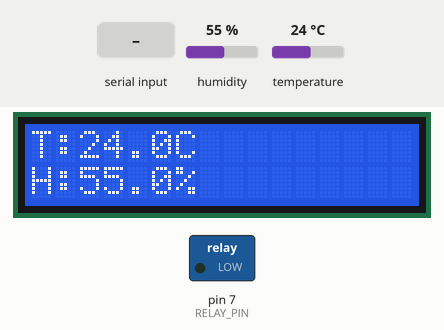
Recording of a sketch running on a simulated Arduino Mega 2560, built with avr-gcc and run on an emulated ATmega2560. Parts: 16×2 character LCD, switched loads named in the sketch (green lamp = pin HIGH). The inputs (shaded band) are chosen by the test bench; at power-on: humidity 55 %, temperature 24 °C. What the sketch prints to the serial monitor is not drawn.

Above: at 1.2 s.
1.3 s: "RELAY_ON\n" received over the second serial link
At 2.8 s:
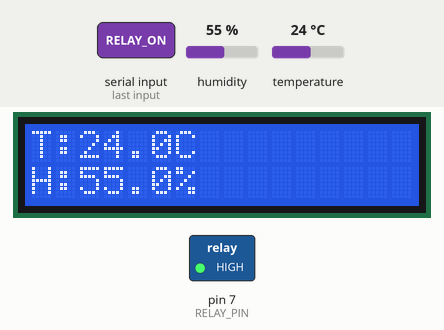
3.6 s: humidity set to 22 %
At 5.3 s:
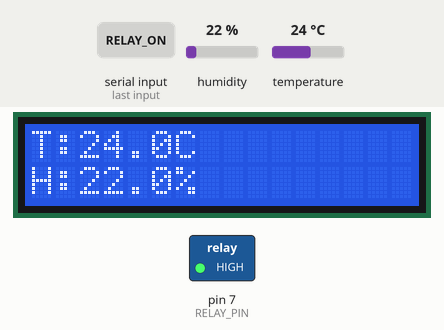
5.6 s: temperature set to 12 °C
At 6.7 s:
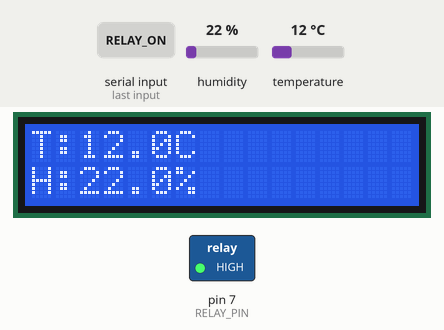
7.6 s: "RELAY_OFF\n" received over the second serial link
At 9.4 s:
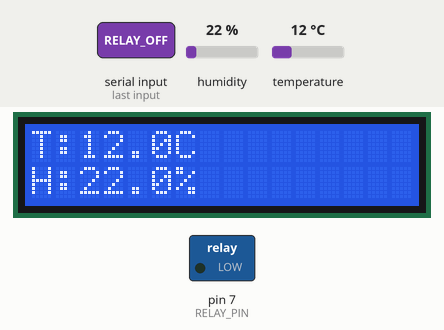
9.7 s: humidity set to 40 %
At 10.8 s:
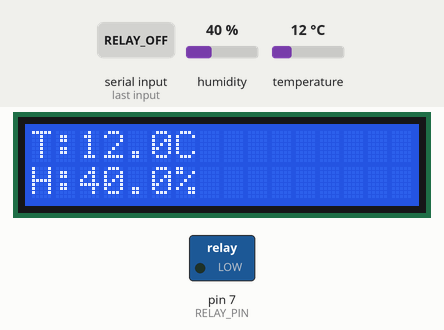
11.7 s: temperature set to 19 °C
At 13.4 s:
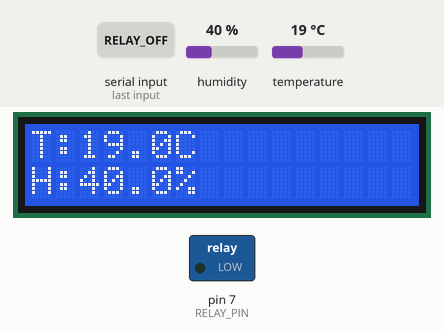
Timing chart, 0 to 14.7 s (numbered marks = the images above; inputs shaded):
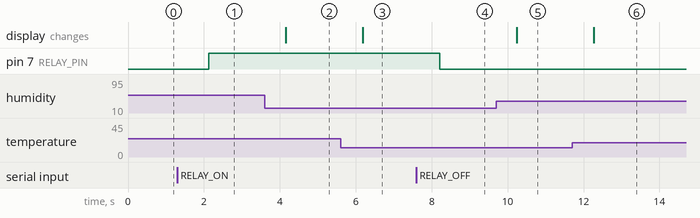

The sketch:

arduino.ino
```cpp
/*This Arduino sketch reads temperature and humidity data from a DHT11 sensor and displays the values on a 16x2 LCD screen.
It also sends the readings via Serial1 to an ESP32 for remote monitoring or logging.
Additionally, it listens for relay control commands (RELAY_ON or RELAY_OFF) from the ESP32 to toggle a connected relay module.

Hardware Connections
DHT11 Sensor: Data pin on pin 6.
LCD (16x2): Connected via pins 12, 11, 5, 4, 3, 2.
Relay Module: Controlled via pin 7.
Serial1 (ESP32 Communication): Baud rate 115200.*/

#include <LiquidCrystal.h>
#include <DHT.h>

// Initialize the LCD with the pin numbers
LiquidCrystal lcd(12, 11, 5, 4, 3, 2);

#define DHTPIN 6
#define DHTTYPE DHT11
#define RELAY_PIN 7  // Relay control pin

DHT dht(DHTPIN, DHTTYPE);

void setup() {
  Serial.begin(115200);   // For debugging via USB
  Serial1.begin(115200);  // For communication with ESP32
  dht.begin();

  pinMode(RELAY_PIN, OUTPUT);
  digitalWrite(RELAY_PIN, LOW);  // Initialize relay off

  lcd.begin(16, 2);
  lcd.print("Initializing...");
}

void loop() {
  float humidity = dht.readHumidity();
  float temperature = dht.readTemperature();

  if (isnan(humidity) || isnan(temperature)) {
    Serial.println("Sensor Error");
    lcd.clear();
    lcd.setCursor(0, 0);
    lcd.print("Sensor Error");
  } else {
    String dataToSend = "Temp:" + String(temperature, 1) + "C Hum:" + String(humidity, 1) + "%";
    Serial1.print(dataToSend + "\n");
    Serial.println("Sent: " + dataToSend);

    lcd.clear();
    lcd.setCursor(0, 0);
    lcd.print("T:");
    lcd.print(temperature, 1);
    lcd.print("C");
    lcd.setCursor(0, 1);
    lcd.print("H:");
    lcd.print(humidity, 1);
    lcd.print("%");
  }

  // ✅ Listen for relay commands from ESP32 via Serial1
  if (Serial1.available()) {
    String command = Serial1.readStringUntil('\n');
    command.trim();

    Serial.println("Received command: " + command);

    if (command.equalsIgnoreCase("RELAY_ON")) {
      digitalWrite(RELAY_PIN, HIGH);
      Serial.println("Relay turned ON");
    } else if (command.equalsIgnoreCase("RELAY_OFF")) {
      digitalWrite(RELAY_PIN, LOW);
      Serial.println("Relay turned OFF");
    }
  }

  delay(2000);
}
```

Measured:
- after the input at 1.3 s, pin 7 (RELAY_PIN): LOW → HIGH after 0.82 s
- after the input at 3.6 s, the display: changes after 0.55 s (image 2)
- after the input at 5.6 s, the display: changes after 0.58 s (image 3)
- after the input at 7.6 s, pin 7 (RELAY_PIN): HIGH → LOW after 0.61 s
- after the input at 9.7 s, the display: changes after 0.54 s (image 5)
- after the input at 11.7 s, the display: changes after 0.57 s (image 6)
